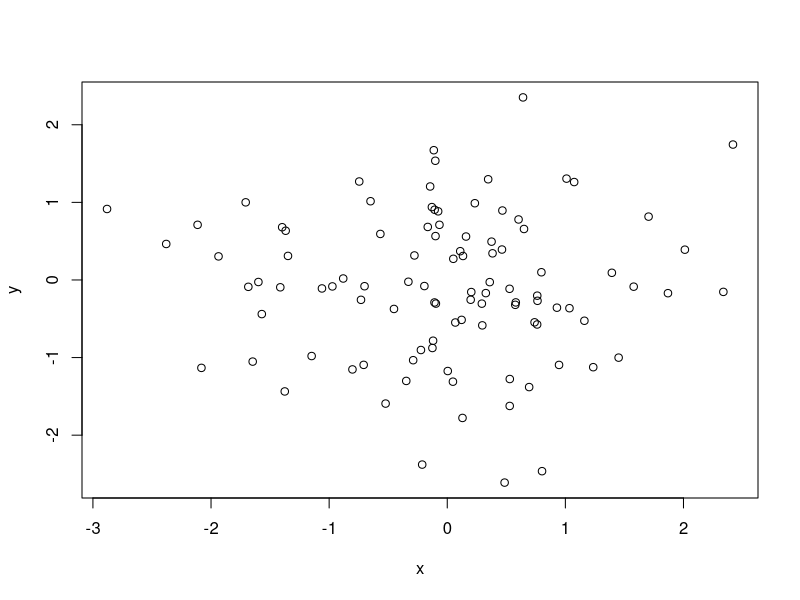

Here is the R script that generated this plot:
## ---- chunk 1
x <- rnorm(100)
y <- rnorm(100)
plot(x,y)
## ---- chunk 2
summary(x)
## ---- chunk 3
x <- rnorm(100)
